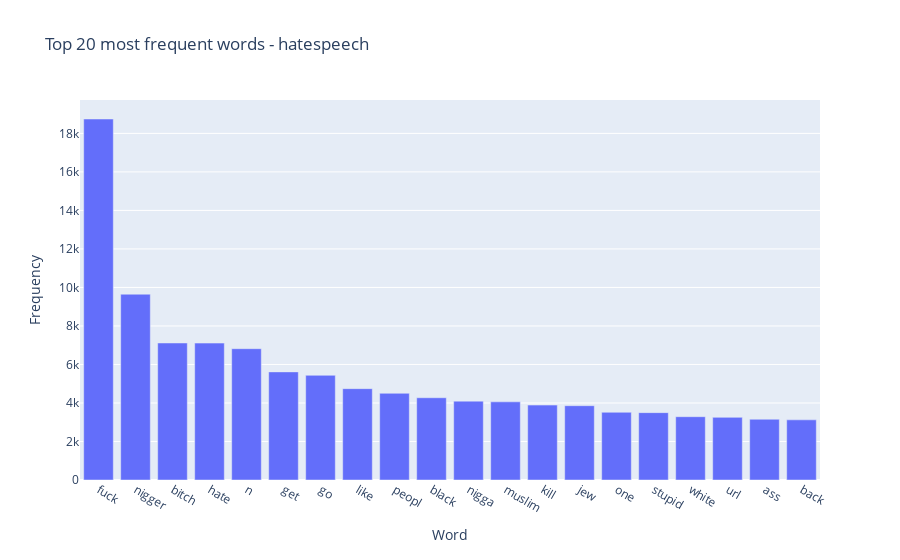

The notebook cell saved with this chart:
### Code cell
show_wfreq_plot(dataset_df, 2, "hatespeech")

### Figure 1 — Plotly figure (JSON) as saved in the notebook; plotly's stock layout.template omitted (floating-point values rounded to 4 significant figures)
{"data": [{"alignmentgroup": "True", "hovertemplate": "Word=%{x}<br>Frequency=%{y}<extra></extra>", "legendgroup": "", "marker": {"color": "#636efa", "pattern": {"shape": ""}}, "name": "", "offsetgroup": "", "orientation": "v", "showlegend": false, "textposition": "auto", "type": "bar", "x": ["fuck", "nigger", "bitch", "hate", "n", "get", "go", "like", "peopl", "black", "nigga", "muslim", "kill", "jew", "one", "stupid", "white", "url", "ass", "back"], "xaxis": "x", "y": [18747, 9648, 7115, 7110, 6819, 5614, 5436, 4744, 4502, 4272, 4095, 4059, 3890, 3859, 3516, 3498, 3287, 3253, 3155, 3124], "yaxis": "y"}], "layout": {"barmode": "relative", "legend": {"tracegroupgap": 0}, "title": {"text": "Top 20 most frequent words - hatespeech"}, "xaxis": {"anchor": "y", "domain": [0, 1], "title": {"text": "Word"}}, "yaxis": {"anchor": "x", "domain": [0, 1], "title": {"text": "Frequency"}}}}
